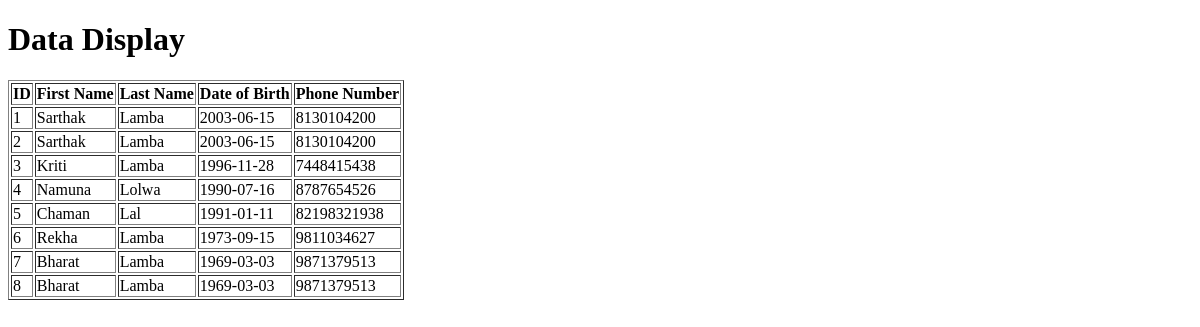
Before: /get with the older database file.
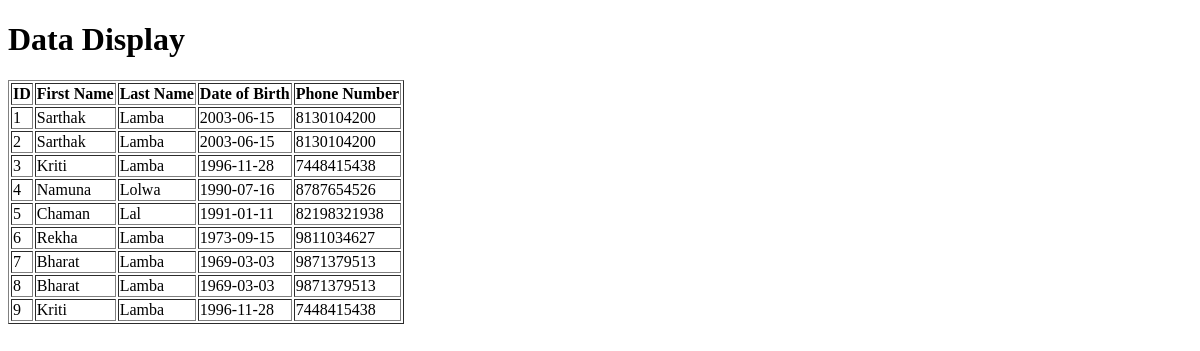
After: the same page with the newer database file.
### main.py (models this page shows)
class FormData(db.Model):
    id = db.Column(db.Integer, primary_key=True)
    ticket_id = db.Column(db.String(10), unique=True, nullable=False)
    f_name = db.Column(db.String(50), nullable=False)
    l_name = db.Column(db.String(50), nullable=False)
    dob = db.Column(db.Date, nullable=False)
    phone_number = db.Column(db.String(20), nullable=False)

### main.py (the view)
@app.route("/get", methods=['GET'])
def get_data():
    data = FormData.query.all()
    return render_template("get_data.html", data=data)

### templates/get_data.html (shortened to what this page needs)
<!DOCTYPE html>
<html lang="en">
<head>
</head>
<body>
<h1>Data Display</h1>
<table border="1">
    <thead>
        <tr>
            <th>ID</th>
            <th>First Name</th>
            <th>Last Name</th>
            <th>Date of Birth</th>
            <th>Phone Number</th>
        </tr>
    </thead>
    <tbody>
        {% for entry in data %}
            <tr>
                <td>{{ entry.id }}</td>
                <td>{{ entry.f_name }}</td>
                <td>{{ entry.l_name }}</td>
                <td>{{ entry.dob }}</td>
                <td>{{ entry.phone_number }}</td>
            </tr>
        {% endfor %}
    </tbody>
</table>
</body>
</html>

Changed rows visible on the page:
added FormData: id "9", f_name "Kriti", l_name "Lamba", dob "1996-11-28", phone_number "7448415438"
